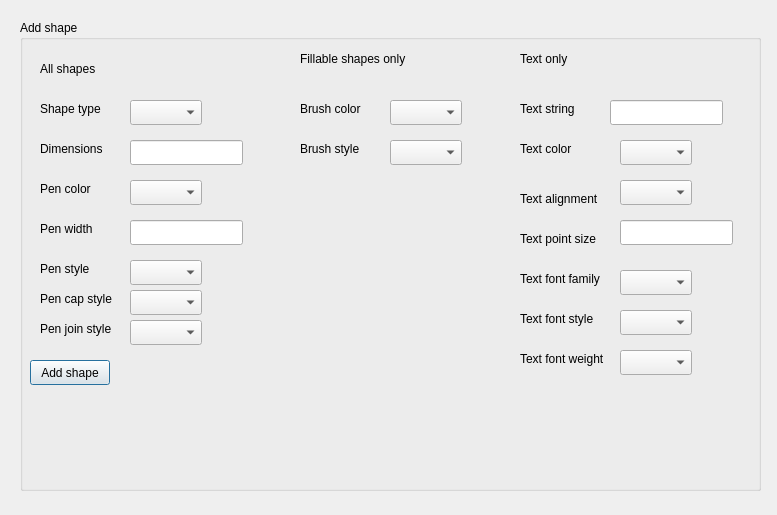
<?xml version="1.0" encoding="UTF-8"?>
<ui version="4.0">
 <class>AddDialog</class>
 <widget class="QDialog" name="AddDialog">
  <property name="geometry">
   <rect>
    <x>0</x>
    <y>0</y>
    <width>777</width>
    <height>515</height>
   </rect>
  </property>
  <property name="windowTitle">
   <string>Dialog</string>
  </property>
  <widget class="QGroupBox" name="groupBox">
   <property name="geometry">
    <rect>
     <x>20</x>
     <y>20</y>
     <width>741</width>
     <height>471</height>
    </rect>
   </property>
   <property name="title">
    <string>Add shape</string>
   </property>
   <widget class="QPushButton" name="pushButton_addShape">
    <property name="geometry">
     <rect>
      <x>10</x>
      <y>340</y>
      <width>80</width>
      <height>25</height>
     </rect>
    </property>
    <property name="text">
     <string>Add shape</string>
    </property>
   </widget>
   <widget class="QComboBox" name="comboBox_shapeType">
    <property name="geometry">
     <rect>
      <x>110</x>
      <y>80</y>
      <width>72</width>
      <height>25</height>
     </rect>
    </property>
   </widget>
   <widget class="QLabel" name="label">
    <property name="geometry">
     <rect>
      <x>20</x>
      <y>40</y>
      <width>61</width>
      <height>17</height>
     </rect>
    </property>
    <property name="text">
     <string>All shapes</string>
    </property>
   </widget>
   <widget class="QLabel" name="label_2">
    <property name="geometry">
     <rect>
      <x>20</x>
      <y>80</y>
      <width>71</width>
      <height>17</height>
     </rect>
    </property>
    <property name="text">
     <string>Shape type</string>
    </property>
   </widget>
   <widget class="QLabel" name="label_3">
    <property name="geometry">
     <rect>
      <x>20</x>
      <y>120</y>
      <width>71</width>
      <height>17</height>
     </rect>
    </property>
    <property name="text">
     <string>Dimensions</string>
    </property>
   </widget>
   <widget class="QLabel" name="label_4">
    <property name="geometry">
     <rect>
      <x>20</x>
      <y>160</y>
      <width>54</width>
      <height>17</height>
     </rect>
    </property>
    <property name="text">
     <string>Pen color</string>
    </property>
   </widget>
   <widget class="QLabel" name="label_5">
    <property name="geometry">
     <rect>
      <x>20</x>
      <y>200</y>
      <width>61</width>
      <height>17</height>
     </rect>
    </property>
    <property name="text">
     <string>Pen width</string>
    </property>
   </widget>
   <widget class="QLabel" name="label_6">
    <property name="geometry">
     <rect>
      <x>20</x>
      <y>240</y>
      <width>61</width>
      <height>17</height>
     </rect>
    </property>
    <property name="text">
     <string>Pen style</string>
    </property>
   </widget>
   <widget class="QLabel" name="label_7">
    <property name="geometry">
     <rect>
      <x>20</x>
      <y>270</y>
      <width>81</width>
      <height>17</height>
     </rect>
    </property>
    <property name="text">
     <string>Pen cap style</string>
    </property>
   </widget>
   <widget class="QLabel" name="label_8">
    <property name="geometry">
     <rect>
      <x>20</x>
      <y>300</y>
      <width>81</width>
      <height>17</height>
     </rect>
    </property>
    <property name="text">
     <string>Pen join style</string>
    </property>
   </widget>
   <widget class="QLineEdit" name="lineEdit_dimensions">
    <property name="geometry">
     <rect>
      <x>110</x>
      <y>120</y>
      <width>113</width>
      <height>25</height>
     </rect>
    </property>
   </widget>
   <widget class="QComboBox" name="comboBox_penColor">
    <property name="geometry">
     <rect>
      <x>110</x>
      <y>160</y>
      <width>72</width>
      <height>25</height>
     </rect>
    </property>
   </widget>
   <widget class="QLineEdit" name="lineEdit_penWidth">
    <property name="geometry">
     <rect>
      <x>110</x>
      <y>200</y>
      <width>113</width>
      <height>25</height>
     </rect>
    </property>
   </widget>
   <widget class="QComboBox" name="comboBox_penStyle">
    <property name="geometry">
     <rect>
      <x>110</x>
      <y>240</y>
      <width>72</width>
      <height>25</height>
     </rect>
    </property>
   </widget>
   <widget class="QComboBox" name="comboBox_penCapStyle">
    <property name="geometry">
     <rect>
      <x>110</x>
      <y>270</y>
      <width>72</width>
      <height>25</height>
     </rect>
    </property>
   </widget>
   <widget class="QComboBox" name="comboBox_penJoinStyle">
    <property name="geometry">
     <rect>
      <x>110</x>
      <y>300</y>
      <width>72</width>
      <height>25</height>
     </rect>
    </property>
   </widget>
   <widget class="QLabel" name="label_9">
    <property name="geometry">
     <rect>
      <x>280</x>
      <y>30</y>
      <width>121</width>
      <height>17</height>
     </rect>
    </property>
    <property name="text">
     <string>Fillable shapes only</string>
    </property>
   </widget>
   <widget class="QLabel" name="label_10">
    <property name="geometry">
     <rect>
      <x>500</x>
      <y>30</y>
      <width>61</width>
      <height>17</height>
     </rect>
    </property>
    <property name="text">
     <string>Text only</string>
    </property>
   </widget>
   <widget class="QLabel" name="label_11">
    <property name="geometry">
     <rect>
      <x>280</x>
      <y>80</y>
      <width>71</width>
      <height>17</height>
     </rect>
    </property>
    <property name="text">
     <string>Brush color</string>
    </property>
   </widget>
   <widget class="QLabel" name="label_12">
    <property name="geometry">
     <rect>
      <x>280</x>
      <y>120</y>
      <width>71</width>
      <height>17</height>
     </rect>
    </property>
    <property name="text">
     <string>Brush style</string>
    </property>
   </widget>
   <widget class="QComboBox" name="comboBox_brushColor">
    <property name="geometry">
     <rect>
      <x>370</x>
      <y>80</y>
      <width>72</width>
      <height>25</height>
     </rect>
    </property>
   </widget>
   <widget class="QComboBox" name="comboBox_brushStyle">
    <property name="geometry">
     <rect>
      <x>370</x>
      <y>120</y>
      <width>72</width>
      <height>25</height>
     </rect>
    </property>
   </widget>
   <widget class="QLabel" name="label_13">
    <property name="geometry">
     <rect>
      <x>500</x>
      <y>80</y>
      <width>71</width>
      <height>17</height>
     </rect>
    </property>
    <property name="text">
     <string>Text string</string>
    </property>
   </widget>
   <widget class="QLabel" name="label_14">
    <property name="geometry">
     <rect>
      <x>500</x>
      <y>120</y>
      <width>61</width>
      <height>17</height>
     </rect>
    </property>
    <property name="text">
     <string>Text color</string>
    </property>
   </widget>
   <widget class="QLabel" name="label_15">
    <property name="geometry">
     <rect>
      <x>500</x>
      <y>170</y>
      <width>101</width>
      <height>17</height>
     </rect>
    </property>
    <property name="text">
     <string>Text alignment</string>
    </property>
   </widget>
   <widget class="QLabel" name="label_16">
    <property name="geometry">
     <rect>
      <x>500</x>
      <y>210</y>
      <width>91</width>
      <height>17</height>
     </rect>
    </property>
    <property name="text">
     <string>Text point size</string>
    </property>
   </widget>
   <widget class="QLabel" name="label_17">
    <property name="geometry">
     <rect>
      <x>500</x>
      <y>250</y>
      <width>101</width>
      <height>17</height>
     </rect>
    </property>
    <property name="text">
     <string>Text font family</string>
    </property>
   </widget>
   <widget class="QLabel" name="label_18">
    <property name="geometry">
     <rect>
      <x>500</x>
      <y>290</y>
      <width>91</width>
      <height>17</height>
     </rect>
    </property>
    <property name="text">
     <string>Text font style</string>
    </property>
   </widget>
   <widget class="QLabel" name="label_19">
    <property name="geometry">
     <rect>
      <x>500</x>
      <y>330</y>
      <width>101</width>
      <height>17</height>
     </rect>
    </property>
    <property name="text">
     <string>Text font weight</string>
    </property>
   </widget>
   <widget class="QLineEdit" name="lineEdit_textString">
    <property name="geometry">
     <rect>
      <x>590</x>
      <y>80</y>
      <width>113</width>
      <height>25</height>
     </rect>
    </property>
   </widget>
   <widget class="QComboBox" name="comboBox_textColor">
    <property name="geometry">
     <rect>
      <x>600</x>
      <y>120</y>
      <width>72</width>
      <height>25</height>
     </rect>
    </property>
   </widget>
   <widget class="QComboBox" name="comboBox_textAlignment">
    <property name="geometry">
     <rect>
      <x>600</x>
      <y>160</y>
      <width>72</width>
      <height>25</height>
     </rect>
    </property>
   </widget>
   <widget class="QLineEdit" name="lineEdit_textPointSize">
    <property name="geometry">
     <rect>
      <x>600</x>
      <y>200</y>
      <width>113</width>
      <height>25</height>
     </rect>
    </property>
   </widget>
   <widget class="QComboBox" name="comboBox_textFontFamily">
    <property name="geometry">
     <rect>
      <x>600</x>
      <y>250</y>
      <width>72</width>
      <height>25</height>
     </rect>
    </property>
   </widget>
   <widget class="QComboBox" name="comboBox_textFontStyle">
    <property name="geometry">
     <rect>
      <x>600</x>
      <y>290</y>
      <width>72</width>
      <height>25</height>
     </rect>
    </property>
   </widget>
   <widget class="QComboBox" name="comboBox_textFontWeight">
    <property name="geometry">
     <rect>
      <x>600</x>
      <y>330</y>
      <width>72</width>
      <height>25</height>
     </rect>
    </property>
   </widget>
  </widget>
 </widget>
 <resources/>
 <connections/>
</ui>
